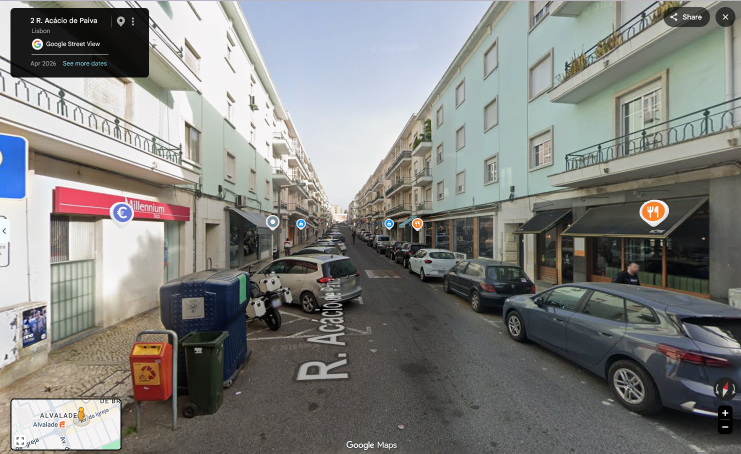
#> input picture R.acaciodepaiva.png, 1482 x 907 px (shown at 1/2 size)
$ python pintar_ruas.py
#> lines starting #> are read from the running program, lines starting #| are printed output that depends on the picture; after the words box and inside, x2 and y2 are one past the last pixel; in counts of white or black regions, pixels touching at a corner belong together
"""Pinta a faixa de rodagem nas fotos reais de Street View (só o asfalto é alterado)."""
import numpy as np
from PIL import Image, ImageDraw, ImageFilter
from pathlib import Path

BASE = Path(__file__).resolve().parent
RAIZ = BASE.parents[1]

# (ficheiro original, saída, cor RGB, polígono da faixa de rodagem em pixels)
RUAS = {
    "acacio": (RAIZ / "R.acaciodepaiva.png", BASE / "fotos/rua-acacio-paiva.png", (229, 57, 53),
               [(690, 447), (760, 447), (1000, 540), (1100, 600), (1482, 640), (1482, 907),
                (240, 907), (330, 740), (560, 560), (640, 455)]),
    "marquesa": (RAIZ / "RMarquesdeAlorna.png", BASE / "fotos/rua-marquesa-de-alorna.png", (30, 110, 220),
                 [(640, 470), (700, 470), (830, 520), (830, 600), (945, 625), (1100, 760),
                  (1250, 860), (1476, 906), (150, 906), (420, 640), (560, 500)]),
    "esaguy": (RAIZ / "RjosedEsaguy.png", BASE / "fotos/rua-jose-d-esaguy.png", (46, 184, 114),
               [(700, 420), (780, 420), (1000, 500), (1250, 560), (1476, 640), (1476, 905),
                (450, 905), (680, 600), (700, 470)]),
    "duro": (RAIZ / "RJoseDuro.png", BASE / "fotos/rua-jose-duro.png", (255, 122, 51),
             [(700, 540), (800, 540), (1150, 650), (1487, 760), (1487, 910), (300, 910),
              (560, 700), (640, 560)]),
}


# Zonas a NÃO pintar (carros estacionados, contentores, motas, peões)
EXCLUIR = {
    "acacio": [
        [(500, 520), (600, 500), (725, 520), (725, 625), (620, 625), (500, 600)],   # carro prateado
        [(815, 495), (915, 500), (925, 555), (815, 560)],                           # carro branco
        [(885, 515), (1000, 510), (1072, 575), (1072, 625), (950, 620), (885, 575)],  # carro escuro
        [(1005, 555), (1100, 560), (1482, 600), (1482, 835), (1300, 835), (1200, 760), (1005, 640)],  # carro azul
        [(315, 535), (500, 535), (505, 780), (330, 780)],                           # contentor azul
        [(490, 535), (590, 535), (590, 665), (490, 665)],                           # mota
        [(255, 680), (350, 680), (350, 805), (255, 805)],                           # caixa vermelha
        [(360, 660), (460, 660), (460, 830), (360, 830)],                           # contentor verde
        [(1255, 520), (1300, 520), (1300, 575), (1255, 575)],                       # peão
    ],
    "marquesa": [
        [(550, 510), (640, 500), (700, 520), (700, 575), (600, 575), (550, 545)],   # carro preto
        [(722, 505), (772, 505), (772, 545), (722, 545)],                           # carro azul
        [(775, 485), (835, 485), (835, 540), (775, 540)],                           # carros ao fundo
        [(815, 530), (945, 545), (945, 615), (815, 615)],                           # motas
        [(470, 515), (550, 515), (550, 612), (470, 612)],                           # contentor
    ],
    "esaguy": [
        [(905, 495), (1000, 500), (1200, 530), (1476, 600), (1476, 905), (900, 905)],  # SUV escuro
        [(855, 470), (960, 490), (960, 600), (855, 600)],                           # carro verde
        [(792, 440), (870, 450), (870, 500), (792, 500)],                           # carro azul
        [(760, 415), (805, 415), (805, 450), (760, 450)],                           # carros ao fundo
    ],
    "duro": [
        [(605, 565), (780, 565), (780, 640), (605, 640)],    # carro branco
        [(725, 540), (800, 540), (800, 600), (725, 600)],    # carros ao fundo
        [(925, 550), (1040, 550), (1040, 640), (925, 640)],  # carros à direita
        [(440, 555), (570, 555), (570, 720), (440, 720)],    # contentor
        [(415, 620), (462, 620), (462, 695), (415, 695)],    # caixa vermelha
        [(990, 600), (1150, 640), (1290, 800), (1000, 800)], # estacionamento de bicicletas
    ],
}


def pintar(origem, destino, cor, poligono, excluir=()):
#> called with cor = (229, 57, 53)
    img = Image.open(origem).convert("RGB")
    arr = np.asarray(img).astype(np.float32)
    w, h = img.size
#> w = 1482; h = 907
    m = Image.new("L", (w, h), 0)
#> m: PIL image 1482x907 L; every value is 0
    ImageDraw.Draw(m).polygon(poligono, fill=255)
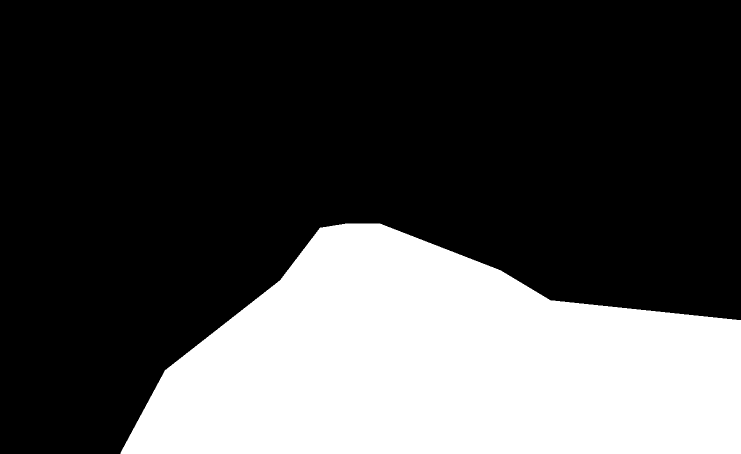
#> m: PIL image 1482x907 L (shown at 1/2 size); 29.4% white; 1 white region, box (x1, y1, x2, y2) and area: (241, 447, 1482, 907) 395759
    for zona in excluir:
        ImageDraw.Draw(m).polygon(zona, fill=0)
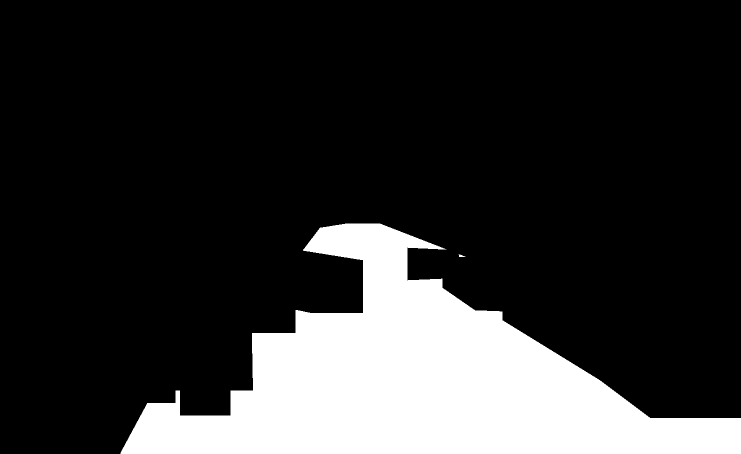
#> m: PIL image 1482x907 L (shown at 1/2 size); 18.9% white; 2 white regions, box (x1, y1, x2, y2) and area: (241, 447, 1482, 907) 253635, (917, 508, 931, 514) 42
    m = m.filter(ImageFilter.GaussianBlur(1.5))
    mask = np.asarray(m).astype(np.float32) / 255.0

    r, g, b = arr[..., 0], arr[..., 1], arr[..., 2]
    lum = 0.299 * r + 0.587 * g + 0.114 * b
    sat = arr.max(-1) - arr.min(-1)
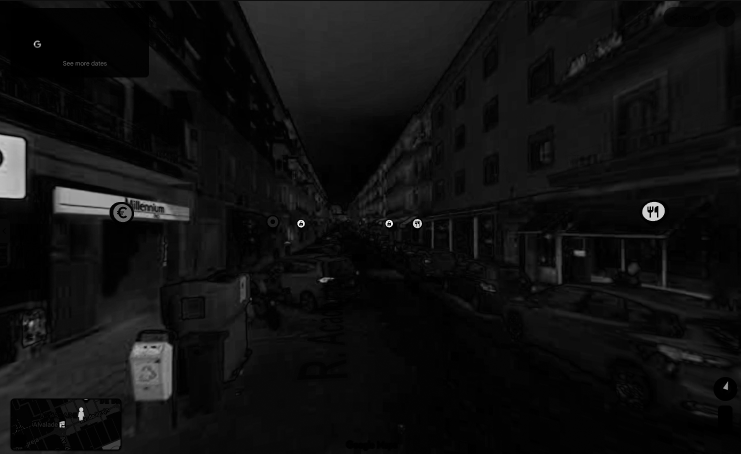
#> sat: shape (907, 1482) float32 (shown at 1/2 size); min 0, max 238, mean 16.2
    # asfalto: cinzento, pouco saturado, escuro/médio
    asfalto = ((sat < 28) & (lum > 25) & (lum < 150)).astype(np.float32)
#> asfalto: shape (907, 1482) float32; values 0 (black) and 1 (white), 45.3% white; 1255 white regions (1067 under 20 px), largest, box (x1, y1, x2, y2) and area: (64, 249, 1482, 907) 509255, (0, 1, 1482, 393) 55152, (100, 556, 211, 702) 6823
    asfalto = np.asarray(Image.fromarray((asfalto * 255).astype(np.uint8)).filter(
        ImageFilter.MinFilter(3)).filter(ImageFilter.GaussianBlur(1.0))).astype(np.float32) / 255.0
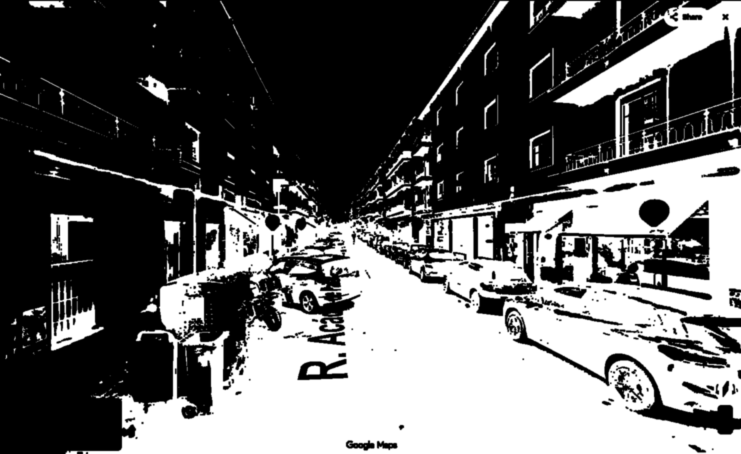
#> asfalto: shape (907, 1482) float32 (shown at 1/2 size); min 0, max 1, mean 0.382
    a = (mask * asfalto)[..., None] * 0.9

    t = np.clip(lum / 110.0, 0, 1.2)[..., None]  # textura do asfalto preservada
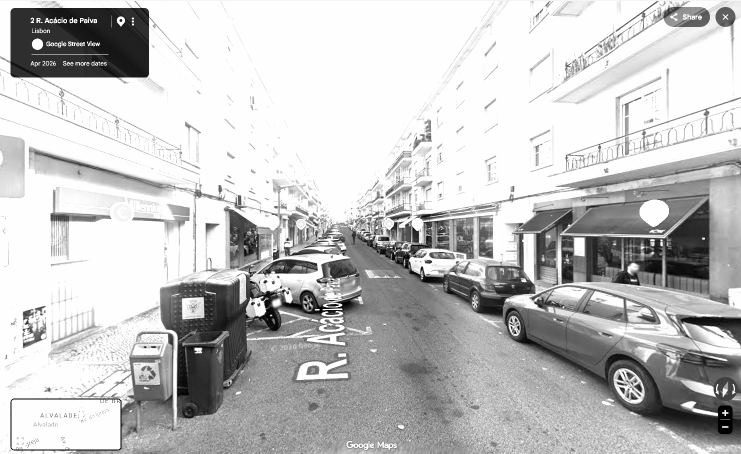
#> t: shape (907, 1482, 1) float32 (shown at 1/2 size); min 0, max 1.2, mean 0.918; drawn with min black and max white
    colorido = np.array(cor, dtype=np.float32)[None, None, :] * (0.55 + 0.6 * t)
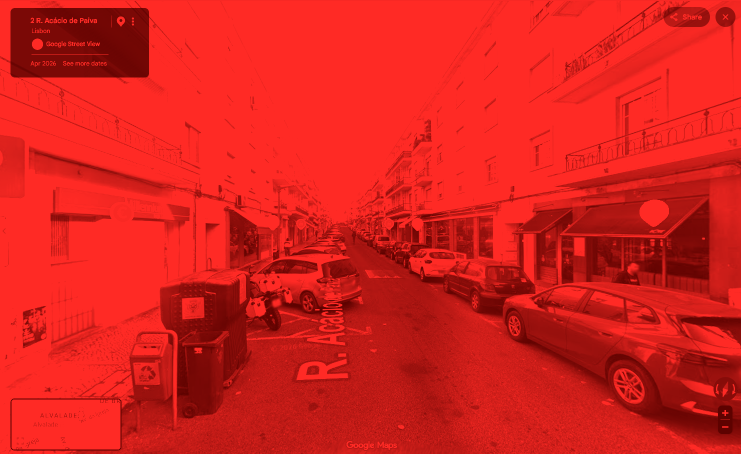
#> colorido: shape (907, 1482, 3) float32 (shown at 1/2 size); mean of channels 0, 1, 2 251.3, 62.6, 58.4; drawn with min black and max white
    out = arr * (1 - a) + colorido * a
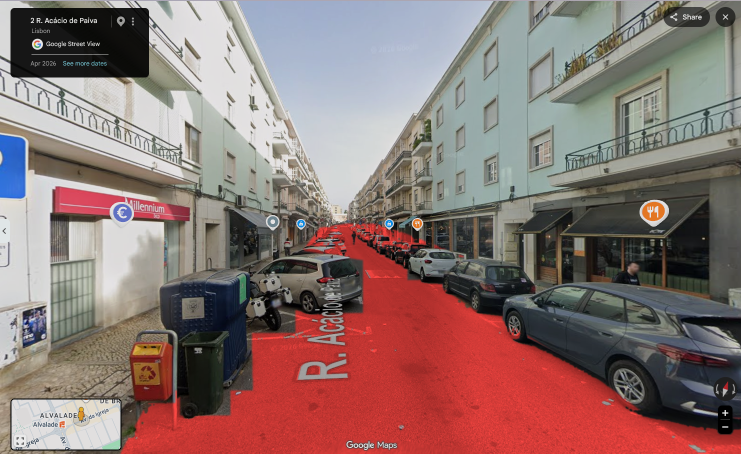
#> out: shape (907, 1482, 3) float32 (shown at 1/2 size); mean R, G, B 152.3, 126, 122.8; drawn with min black and max white
    Image.fromarray(np.clip(out, 0, 255).astype(np.uint8)).save(destino)


if __name__ == "__main__":
    for nome, (src, dst, cor, pol) in RUAS.items():
        pintar(src, dst, cor, pol, EXCLUIR.get(nome, ()))
        print("ok", nome)
#> pass 2 of the loop `for nome, (src, dst, cor, pol) in RUAS.items():`:
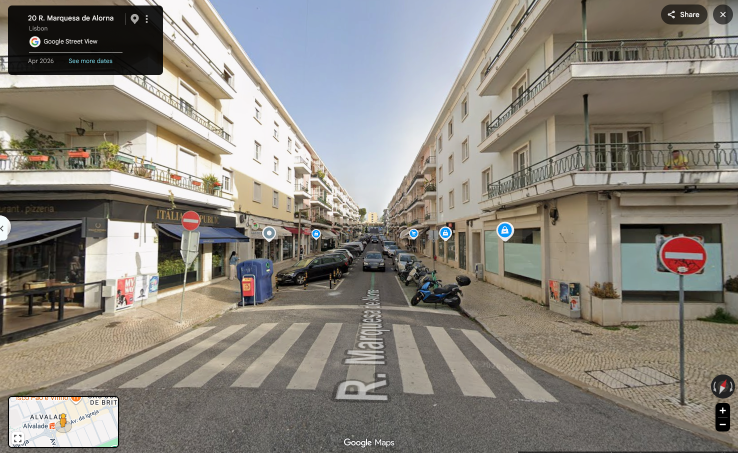
#> input picture RMarquesdeAlorna.png, 1476 x 906 px (shown at 1/2 size)
#> img: PIL image 1476x906 RGB
#> arr: shape (906, 1476, 3) float32
#> in pintar (call 2), `ImageDraw.Draw(m).polygon(poligono, fill=255)`:
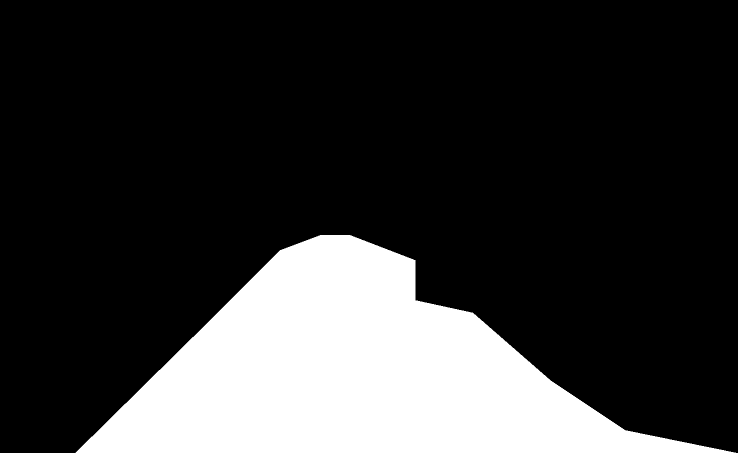
#> m: PIL image 1476x906 L (shown at 1/2 size); 21.1% white; 1 white region, box (x1, y1, x2, y2) and area: (151, 470, 1472, 906) 282441
#> mask: shape (906, 1476) float32
#> r: shape (906, 1476) float32
#> g: shape (906, 1476) float32
#> b: shape (906, 1476) float32
#> lum: shape (906, 1476) float32
#> sat: shape (906, 1476) float32
#> a: shape (906, 1476, 1) float32
#> t: shape (906, 1476, 1) float32
#> colorido: shape (906, 1476, 3) float32
#> in pintar (call 2), `out = arr * (1 - a) + colorido * a`:
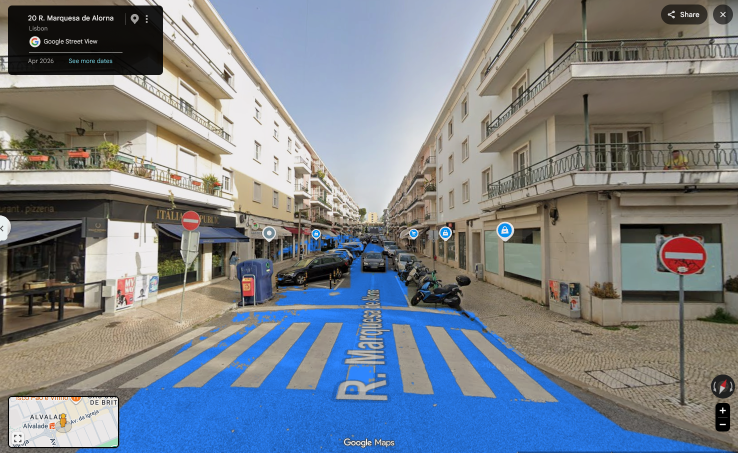
#> out: shape (906, 1476, 3) float32 (shown at 1/2 size); mean R, G, B 129, 135.8, 143.7; drawn with min black and max white
#> pass 3 of the loop `for nome, (src, dst, cor, pol) in RUAS.items():`:
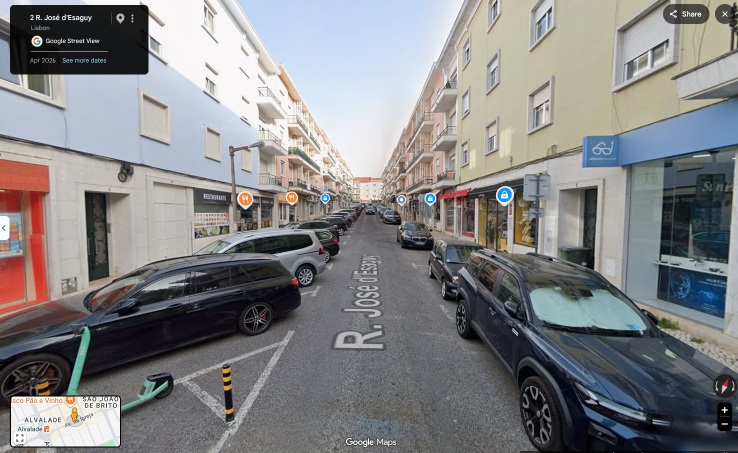
#> input picture RjosedEsaguy.png, 1476 x 905 px (shown at 1/2 size)
#> img: PIL image 1476x905 RGB
#> arr: shape (905, 1476, 3) float32
#> in pintar (call 3), `ImageDraw.Draw(m).polygon(poligono, fill=255)`:
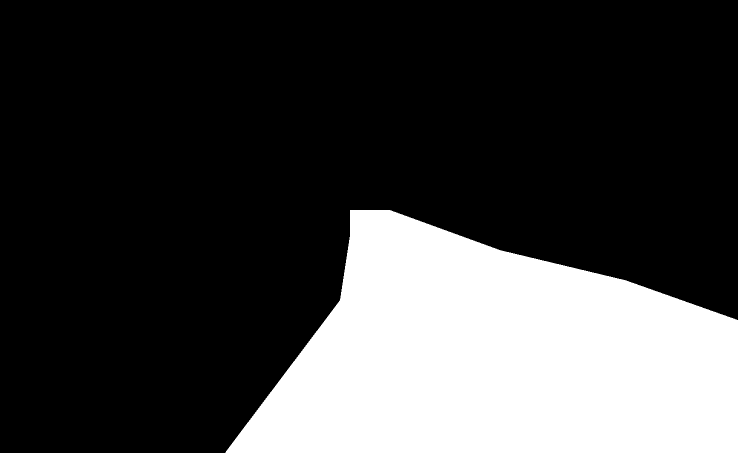
#> m: PIL image 1476x905 L (shown at 1/2 size); 25.6% white; 1 white region, box (x1, y1, x2, y2) and area: (451, 420, 1476, 905) 341586
#> after the loop in pintar (call 3), `for zona in excluir:`:
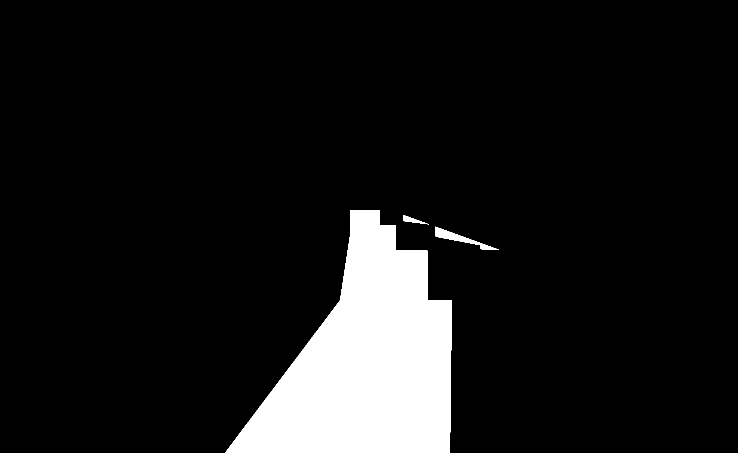
#> m: PIL image 1476x905 L (shown at 1/2 size); 9.5% white; 3 white regions, box (x1, y1, x2, y2) and area: (451, 420, 904, 905) 125674, (871, 453, 998, 500) 1354, (806, 430, 858, 449) 333
#> mask: shape (905, 1476) float32
#> (the run stopped early here; a loop or call above may not have finished)
